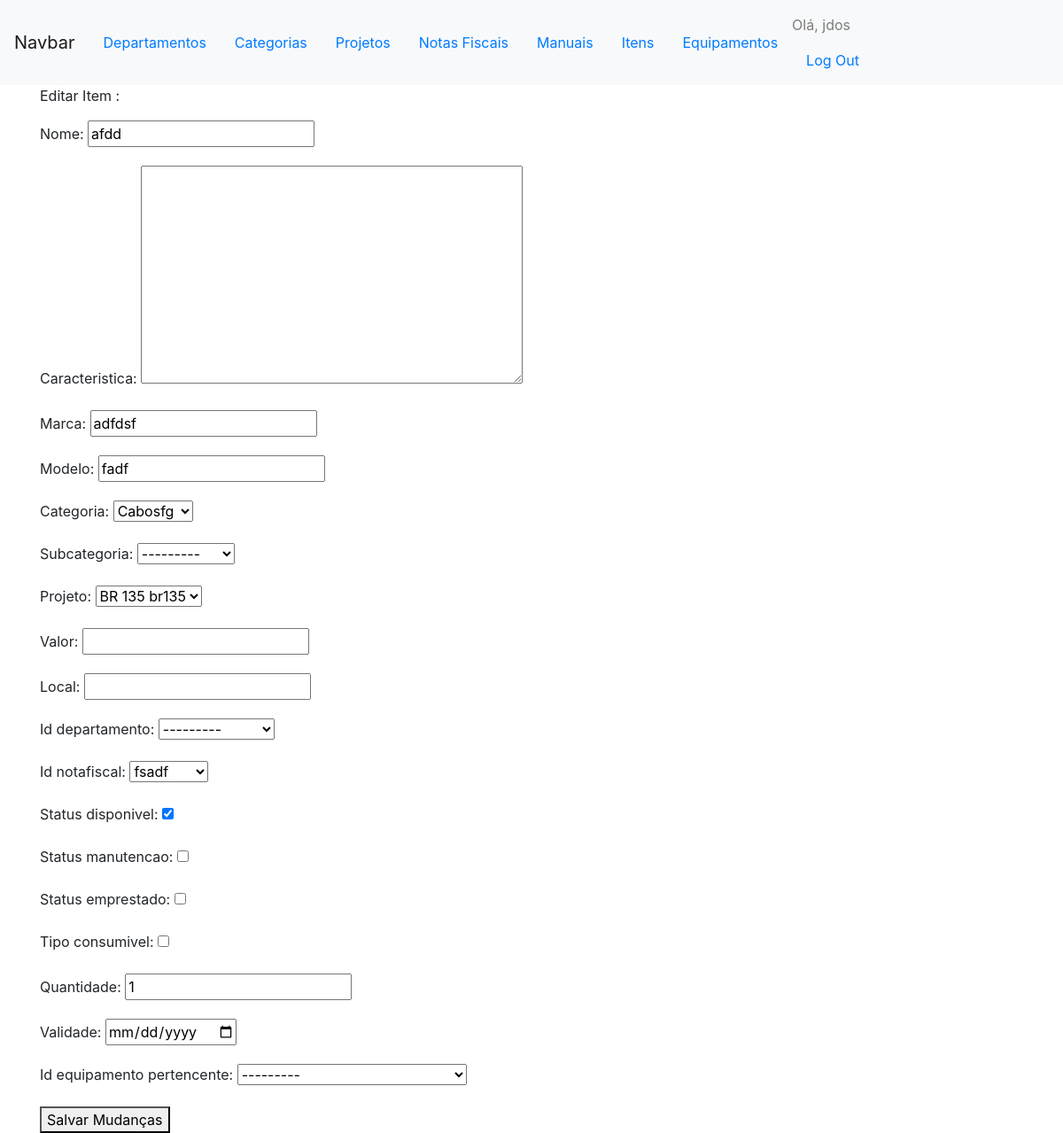
The app's page /controle/editar_item/4/ (signed in) with its own data.
### controles/models.py (models this page shows, shortened)
class Item(models.Model):
    id_item = models.AutoField(primary_key=True)
    nome = models.CharField(max_length=50)
    caracteristica = models.TextField(max_length=200, blank=True, null=True)
    marca = models.CharField(max_length=30) #nova identidade
    modelo = models.CharField(max_length=30) #nova identidade
    categoria = models.ForeignKey(Categoria, on_delete=models.PROTECT)
    subcategoria = models.ForeignKey(Subcategoria, on_delete=models.PROTECT, blank=True, null=True)
    projeto = models.ForeignKey('comuns.Projeto', on_delete=models.PROTECT)
    valor = models.DecimalField(max_digits=8, decimal_places=2, blank=True, null = True)
    local = models.CharField(max_length=50, null = True, blank=True) #nova identidade
    id_departamento = models.ForeignKey('comuns.Departamento', on_delete=models.PROTECT, blank=True, null = True)
    id_notafiscal = models.ForeignKey(NotaFiscal, on_delete=models.PROTECT, blank=True, null = True)
    status_disponivel = models.BooleanField(default=True)
    status_manutencao = models.BooleanField(default=False)
    status_emprestado = models.BooleanField(default=False)
    tipo_consumivel = models.BooleanField(default=False)
    quantidade = models.IntegerField(validators=[MinValueValidator(0), MaxValueValidator(999999)], default = 1)
    validade = models.DateField(null= True, blank=True)
    id_equipamento_pertencente = models.ForeignKey('self', null=True, blank=True ,related_name='item', on_delete=models.CASCADE)
    def __str__(self):
        if(self.tipo_consumivel):
            return self.nome + ' ' + self.categoria.nome  + ' ' + str(self.marca)+' '+str(self.modelo) +' '+ str(self.quantidade)+' '+ str(self.validade) +' '+ self.projeto.acronimo
        else:
            return self.nome + ' ' + self.categoria.nome  + ' ' + str(self.marca)+' '+str(self.modelo) +' '+ self.projeto.acronimo
    class Meta:
        verbose_name_plural = 'Itens'

class Categoria(models.Model):
    nome = models.CharField(max_length=40)
    def __str__(self):
        return self.nome

class Subcategoria(models.Model):
    nome = models.CharField(max_length=40)
    categoria = models.ForeignKey(Categoria, null=True, blank=True, on_delete=models.PROTECT)
    def __str__(self):
        return self.categoria.nome + " " + self.nome

class NotaFiscal(models.Model):
    nome = models.CharField(max_length=50)
    documento = models.FileField(upload_to='uploads/notafiscal/')
    class Meta:
        verbose_name_plural = 'notas fiscais'
    def __str__(self):
        return self.nome

### comuns/models.py (models this page shows)
class Projeto(models.Model):
    nome = models.CharField(max_length=30)
    acronimo = models.CharField(max_length=5)
    def __str__(self):
        return self.nome + ' ' + self.acronimo

class Departamento(models.Model):
    nome = models.CharField(max_length=50)
    def __str__(self):
        return self.nome

### controles/views.py (the view)
# urls.py: url(r'^editar_item/(?P<item_id>\d+)/$', views.editar_item, name='editar_item'),
@login_required
def editar_item(request, item_id):
	item = Item.objects.get(id_item=item_id)
	print(item)
	if request.method !='POST':
		form = ItemForm(instance=item)
	else:
		form = ItemForm(instance=item, data=request.POST)
		if form.is_valid():
			form.save()
			return HttpResponseRedirect(reverse('controles:itens'))
	context = {'item': item, 'form': form}
	return render (request, 'controles/editar_item.html', context)

### controles/forms.py
class ItemForm(forms.ModelForm):
	class Meta:
		model = Item
		fields = '__all__'
		widgets = {
            'validade': DateInput()
        }

### controles/templates/controles/editar_item.html (shortened to what this page needs)
{% extends "controles/base.html" %}
{% block content %}
<p> Editar Item :</p>
<form action="{% url 'controles:editar_item' item.id_item %}" method='post'>
	{{ form.as_p }}
	<button name="submit">Salvar Mudanças</button>
</form>
{% endblock content %}

### controles/templates/controles/base.html (shortened to what this page needs)
{% load bootstrap4 %}
{% load static %}
<!DOCTYPE html>
<html lang="pt-br">
	<head>
		<link rel="stylesheet" type="text/css" href="/media/css/style.css">
		{% bootstrap_css %}
	</head>
	<body>
	<nav class="navbar navbar-expand-lg navbar-light bg-light">
		<a class="navbar-brand" href="#">Navbar</a>
 			<ul class="nav">
				<li class="nav-item">
					<a class="nav-link" href = "{% url 'comuns:departamentos' %}"> Departamentos </a>
				</li>
				<li class="nav-item">
					<a class="nav-link" href = "{% url 'controles:categorias' %}"> Categorias </a>
				</li>
				<li class="nav-item">
					<a class="nav-link" href = "{% url 'comuns:projetos' %}"> Projetos </ao>
				</a>
				<li class="nav-item">
					<a class="nav-link" href = "{% url 'controles:notasfiscais' %}"> Notas Fiscais </a>
				</li>
				<li class="nav-item">
					<a class="nav-link" href = "{% url 'controles:manuais' %}"> Manuais </a>
				</li>
				<li class="nav-item">
					<a class="nav-link" href = "{% url 'controles:itens' %}"> Itens </a>
				</li>
				<li class="nav-item">
					<a class="nav-link" href = "{% url 'controles:equipamentos' %}"> Equipamentos </a>
				</li>
			</ul>
			<ul class="nav justify-content-end">
				<li class="nav-item">
				{% if user.is_authenticated %}
				    <span class="navbar-text">
     				 Olá, {{ user.username }}
    				</span>
					<a class="nav-link" href="{% url 'users:logout' %}">Log Out</a>
				{% else %}
					<a class="nav-link" href="{% url 'users:login' %}">Log In</a>
				{% endif %}
				</li>
			</ul>
	</nav>
		<div class="container">
			<div>
				{% block content %}{% endblock content %}
			</div>
		</div>
	</body>
</html>

### records on screen
Item: nome "afdd", marca "adfdsf", modelo "fadf", subcategoria "---------", projeto "BR 135 br135", id_departamento "---------", id_notafiscal "fsadf", status_disponivel "☑", quantidade "1", id_equipamento_pertencente "---------"
Subcategoria: categoria "Cabosfg"

### other values on screen
{{ user.username }} "jdos"
